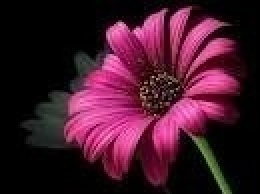
//> input picture images/flower.jpg, 130 x 97 px (shown 2 times larger)
$ ./smoothimage   (built with g++ and OpenCV 4)
//> lines starting //> are read from the running program, lines starting //| are printed output that depends on the picture
#include "opencv2/imgproc/imgproc.hpp"
#include "opencv2/highgui/highgui.hpp"

using namespace std;
using namespace cv;

/// Global Variables
int DELAY_CAPTION = 1500;
int DELAY_BLUR = 100;
int MAX_KERNEL_LENGTH = 31;

Mat src; Mat dst;
char window_name[] = "Filter Demo 1";

/// Function headers
int display_caption( char* caption );
int display_dst( int delay );

/**
 * function main
 */
 int main( int argc, char** argv )
 {
   namedWindow( window_name, CV_WINDOW_AUTOSIZE );

   /// Load the source image
   src = imread( "/home/rohan/OpenCVFiles/flower.jpg", 1 );
//> src is the input picture: 97 rows x 130 cols, CV_8UC3; mean B, G, R 42.6, 24.4, 66.4

   if( display_caption( "Original Image" ) != 0 ) { return 0; }

   dst = src.clone();
   if( display_dst( DELAY_CAPTION ) != 0 ) { return 0; }

   /// Applying Homogeneous blur
   if( display_caption( "Homogeneous Blur" ) != 0 ) { return 0; }

   for ( int i = 1; i < MAX_KERNEL_LENGTH; i = i + 2 )
       { blur( src, dst, Size( i, i ), Point(-1,-1) );
         if( display_dst( DELAY_BLUR ) != 0 ) { return 0; } }
//> this loop made 15 passes
//> pass 2, `{ blur( src, dst, Size( i, i ), Point(-1,-1) );`:
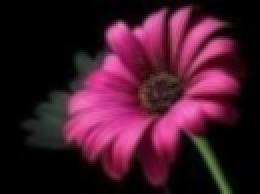
//> dst: 97 rows x 130 cols, CV_8UC3 (shown 2 times larger); mean B, G, R 42.6, 24.3, 66.4
//> after the loop:
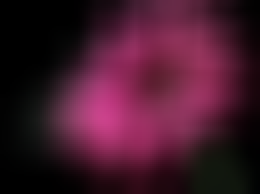
//> dst: 97 rows x 130 cols, CV_8UC3 (shown 2 times larger); mean B, G, R 42.7, 24.4, 66.7

    /// Applying Gaussian blur
    if( display_caption( "Gaussian Blur" ) != 0 ) { return 0; }

    for ( int i = 1; i < MAX_KERNEL_LENGTH; i = i + 2 )
        { GaussianBlur( src, dst, Size( i, i ), 0, 0 );
          if( display_dst( DELAY_BLUR ) != 0 ) { return 0; } }
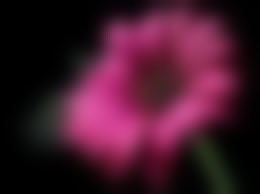
//> dst: 97 rows x 130 cols, CV_8UC3 (shown 2 times larger); mean B, G, R 42.6, 24.4, 66.5

     /// Applying Median blur
     if( display_caption( "Median Blur" ) != 0 ) { return 0; }

     for ( int i = 1; i < MAX_KERNEL_LENGTH; i = i + 2 )
         { medianBlur ( src, dst, i );
           if( display_dst( DELAY_BLUR ) != 0 ) { return 0; } }
//> this loop made 15 passes
//> pass 2, `{ medianBlur ( src, dst, i );`:
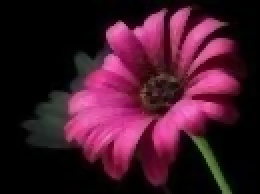
//> dst: 97 rows x 130 cols, CV_8UC3 (shown 2 times larger); mean B, G, R 42, 23.7, 65.9
//> pass 3, `{ medianBlur ( src, dst, i );`:
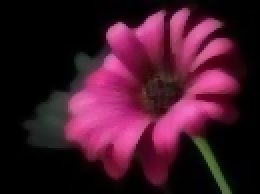
//> dst: 97 rows x 130 cols, CV_8UC3 (shown 2 times larger); mean B, G, R 41.5, 23.2, 65.4
//> after the loop:
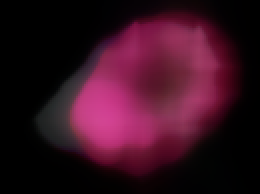
//> dst: 97 rows x 130 cols, CV_8UC3 (shown 2 times larger); mean B, G, R 32.3, 16.3, 54.7

     /// Applying Bilateral Filter
     if( display_caption( "Bilateral Blur" ) != 0 ) { return 0; }

     for ( int i = 1; i < MAX_KERNEL_LENGTH; i = i + 2 )
         { bilateralFilter ( src, dst, i, i*2, i/2 );
           if( display_dst( DELAY_BLUR ) != 0 ) { return 0; } }
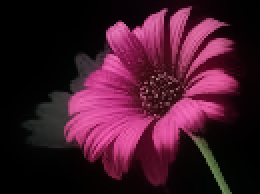
//> dst: 97 rows x 130 cols, CV_8UC3 (shown 2 times larger); mean B, G, R 42, 23.8, 65.5

     /// Wait until user press a key
     display_caption( "End: Press a key!" );

     waitKey(0);
     return 0;
 }

 int display_caption( char* caption )
 {
   dst = Mat::zeros( src.size(), src.type() );
   putText( dst, caption,
            Point( src.cols/4, src.rows/2),
            CV_FONT_HERSHEY_COMPLEX, 1, Scalar(255, 255, 255) );

   imshow( window_name, dst );
   int c = waitKey( DELAY_CAPTION );
   if( c >= 0 ) { return -1; }
   return 0;
  }

  int display_dst( int delay )
  {
    imshow( window_name, dst );
    int c = waitKey ( delay );
    if( c >= 0 ) { return -1; }
    return 0;
  }

$ run again, with images/pedestrian.jpg copied over images/flower.jpg
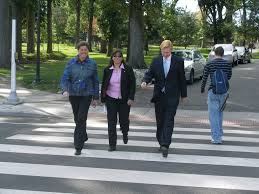
//> input picture images/pedestrian.jpg, 259 x 194 px
//> src is the input picture: 194 rows x 259 cols, CV_8UC3; mean B, G, R 110.4, 113.3, 106.1
//> after the loop `for ( int i = 1; i < MAX_KERNEL_LENGTH; i = i + 2 )`:
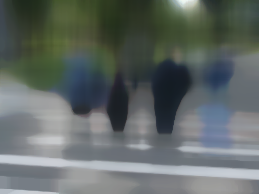
//> dst: 194 rows x 259 cols, CV_8UC3; mean B, G, R 102, 105, 97.1
//> after the loop `for ( int i = 1; i < MAX_KERNEL_LENGTH; i = i + 2 )`:
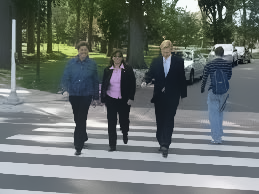
//> dst: 194 rows x 259 cols, CV_8UC3; mean B, G, R 110.1, 112.8, 105.6
